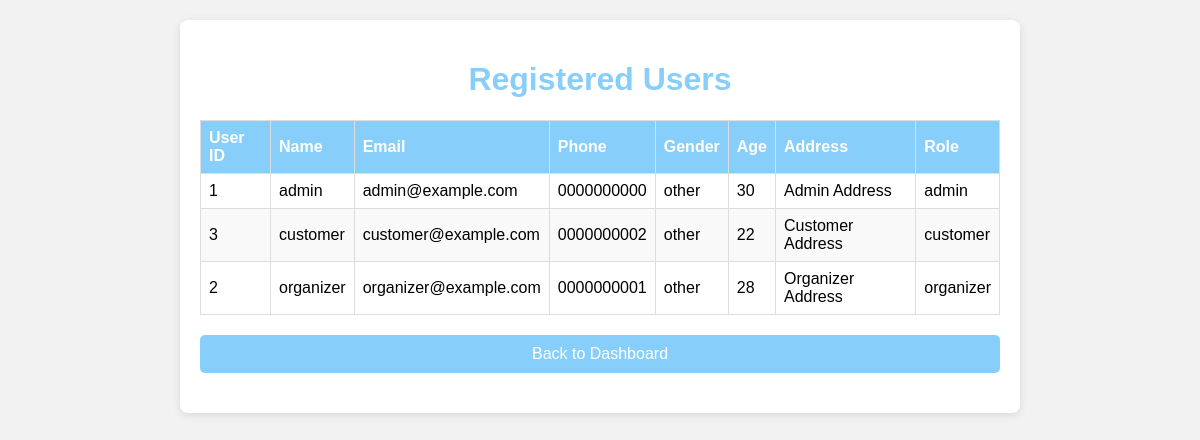
Page /organizer/view_registered_users.php (signed in) on the committed database.
### tables this page shows
CREATE TABLE `tbl_user` (
  `user_id` INT UNSIGNED NOT NULL AUTO_INCREMENT,
  `user_name` VARCHAR(100) NOT NULL,
  `user_address` VARCHAR(255) NOT NULL,
  `user_age` INT NULL,
  `user_gender` VARCHAR(20) NULL,
  `user_phone` VARCHAR(30) NULL,
  `user_email` VARCHAR(150) NOT NULL,
  `user_status` ENUM('active','inactive') NOT NULL DEFAULT 'active',
  `user_password` VARCHAR(255) NOT NULL,
  `user_role` ENUM('admin','organizer','customer') NOT NULL DEFAULT 'customer',
  `created_at` TIMESTAMP NOT NULL DEFAULT CURRENT_TIMESTAMP,
  PRIMARY KEY (`user_id`),
  UNIQUE KEY `uq_user_email` (`user_email`),
  KEY `idx_user_role` (`user_role`)
);

### organizer/view_registered_users.php (the view, shortened to what this page needs)
<?php
include __DIR__ . '/../includes/config.php';
$conn = new mysqli($servername, $dbusername, $dbpassword, $dbname);
$sql = "SELECT user_id, user_name, user_email, user_phone, user_gender, user_age, user_address, user_role FROM tbl_user WHERE user_status = 'active' ORDER BY user_name ASC";
$result = $conn->query($sql);
?>
<!DOCTYPE html>
<html lang="en">
<head>
</head>
<body>
    <div class="container">
        <h1>Registered Users</h1>
        <table>
            <thead>
                <tr>
                    <th>User ID</th>
                    <th>Name</th>
                    <th>Email</th>
                    <th>Phone</th>
                    <th>Gender</th>
                    <th>Age</th>
                    <th>Address</th>
                    <th>Role</th>
                </tr>
            </thead>
            <tbody>
                <?php if ($result->num_rows > 0): ?>
                    <?php while ($user = $result->fetch_assoc()): ?>
                        <tr>
                            <td><?php echo htmlspecialchars($user['user_id']); ?></td>
                            <td><?php echo htmlspecialchars($user['user_name']); ?></td>
                            <td><?php echo htmlspecialchars($user['user_email']); ?></td>
                            <td><?php echo htmlspecialchars($user['user_phone']); ?></td>
                            <td><?php echo htmlspecialchars($user['user_gender']); ?></td>
                            <td><?php echo htmlspecialchars($user['user_age']); ?></td>
                            <td><?php echo htmlspecialchars($user['user_address']); ?></td>
                            <td><?php echo htmlspecialchars($user['user_role']); ?></td>
                        </tr>
                    <?php endwhile; ?>
                <?php else: ?>
                    <tr>
                        <td colspan="8">No registered users found.</td>
                    </tr>
                <?php endif; ?>
            </tbody>
        </table>
        <a href="organizer_dashboard.php">Back to Dashboard</a>
    </div>
</body>
</html>

### organizer/view_registered_users.php (style rules this page uses)
body { font-family: Arial, sans-serif; background-color: #f2f2f2; margin: 0; padding: 20px; }
.container { max-width: 800px; margin: auto; background: #fff; padding: 20px; border-radius: 8px; box-shadow: 0 2px 10px rgba(0, 0, 0, 0.1); }
h1 { color: #87CEFA; text-align: center; }
table { width: 100%; border-collapse: collapse; margin-top: 20px; }
th, td { border: 1px solid #ddd; padding: 8px; text-align: left; }
th { background-color: #87CEFA; color: white; }
tr:nth-child(even) { background-color: #f9f9f9; }
a { display: block; margin: 20px auto; text-align: center; text-decoration: none; color: white; background-color: #87CEFA; padding: 10px; border-radius: 5px; }

### rows in the picture
tbl_user: user_id "1", user_name "admin", user_email "admin@example.com", user_phone "0000000000", user_gender "other", user_age "30", user_address "Admin Address", user_role "admin"
tbl_user: user_id "3", user_name "customer", user_email "customer@example.com", user_phone "0000000002", user_gender "other", user_age "22", user_address "Customer Address", user_role "customer"
tbl_user: user_id "2", user_name "organizer", user_email "organizer@example.com", user_phone "0000000001", user_gender "other", user_age "28", user_address "Organizer Address", user_role "organizer"
